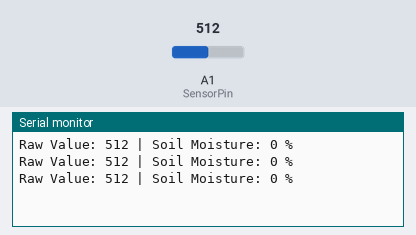
The sketch below on a simulated Arduino Uno, built with avr-gcc and run on an emulated ATmega328P. On the bench: the last lines printed to the serial monitor. Inputs (shaded band) come from the test bench; at power-on: A1 (SensorPin) = 512.

Above: at 1.3 s.
1.4 s: A1 (SensorPin) set to 716
At 1.9 s:
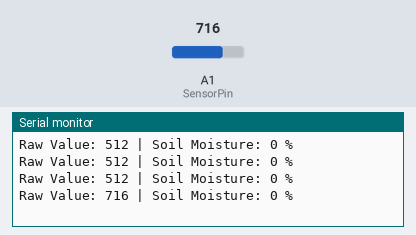
2.9 s: A1 (SensorPin) set to 900
At 3.4 s:
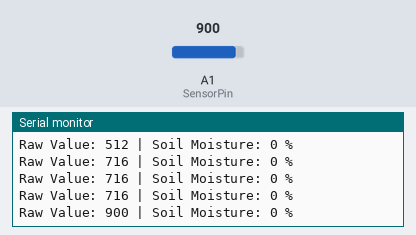
Timing chart, 0 to 5.9 s (numbered marks = the images above; inputs shaded):
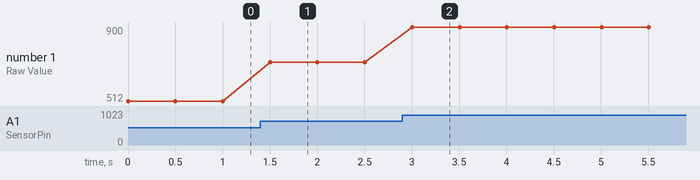

Measured:
- after the input at 1.4 s, the serial monitor: prints a new line after 0.10 s (image 1)
- after the input at 2.9 s, the serial monitor: prints a new line after 0.10 s (image 2)
- plotted number 1: 512 → 716 after the input at 1.4 s, 716 → 900 after the input at 2.9 s

The sketch:

Moisturetest.ino
```cpp
const int AirValue = 300;   // Replace with your dry soil (air) calibration value
const int WaterValue = 0; // Replace with your wet soil (water) calibration value
const int SensorPin = 15;

int soilMoistureValue = 0;
int soilMoisturePercent = 0;

void setup() {
  Serial.begin(115200); // Start the Serial Monitor at 115200 baud
}

void loop() {
  soilMoistureValue = analogRead(SensorPin);  // Read from sensor
  soilMoisturePercent = map(soilMoistureValue, AirValue, WaterValue, 0, 100);

  // Clamp between 0 and 100
  soilMoisturePercent = constrain(soilMoisturePercent, 0, 100);

  Serial.print("Raw Value: ");
  Serial.print(soilMoistureValue);
  Serial.print(" | Soil Moisture: ");
  Serial.print(soilMoisturePercent);
  Serial.println(" %");

  delay(500); // Delay between readings
}
```
